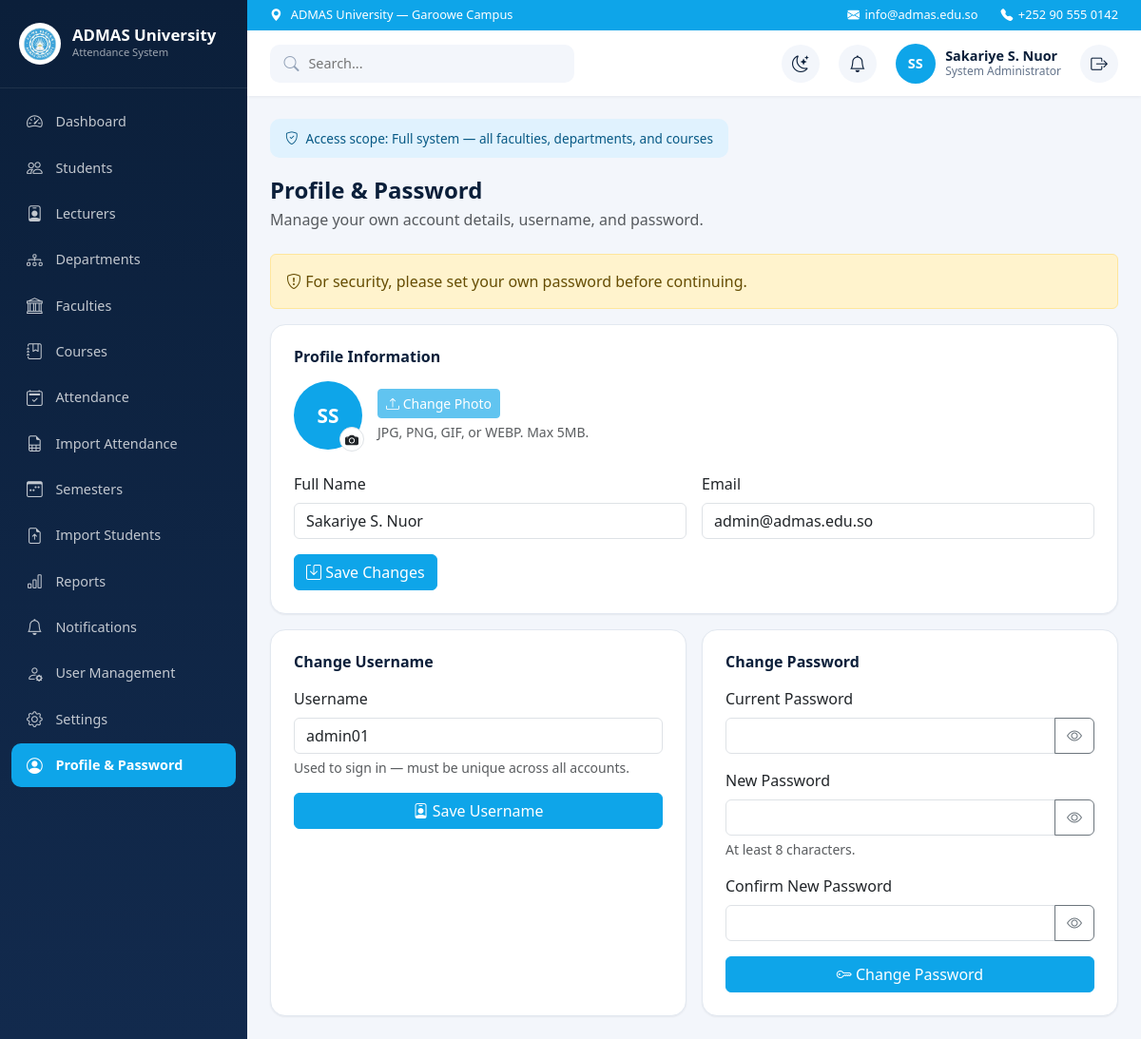
Screenshot of /admin/profile.php (signed in) with the database file from the repository.
### tables this page shows
CREATE TABLE users (
  id             INT UNSIGNED PRIMARY KEY AUTO_INCREMENT,
  username       VARCHAR(60)  NOT NULL UNIQUE,
  password_hash  VARCHAR(255) NOT NULL,       
  full_name      VARCHAR(150) NOT NULL,
  email          VARCHAR(150) NULL UNIQUE,
  photo_path     VARCHAR(255) NULL,           
  role_id        TINYINT UNSIGNED NOT NULL,
  faculty_id     INT UNSIGNED NULL,           
  status         ENUM('active','inactive') NOT NULL DEFAULT 'active',
  must_change_password TINYINT(1) NOT NULL DEFAULT 1,  
  last_login_at  DATETIME NULL,
  created_at     TIMESTAMP DEFAULT CURRENT_TIMESTAMP,
  updated_at     TIMESTAMP DEFAULT CURRENT_TIMESTAMP ON UPDATE CURRENT_TIMESTAMP,
  CONSTRAINT fk_users_role
    FOREIGN KEY (role_id) REFERENCES roles(id),
  CONSTRAINT fk_users_faculty
    FOREIGN KEY (faculty_id) REFERENCES faculties(id) ON DELETE SET NULL
);

### includes/auth.php (called while the page is built, shortened)
<?php
require_once __DIR__ . '/nav_items.php';
function current_user(): ?array
{
    $conn = db();
    $stmt = $conn->prepare('SELECT id, username, full_name, email, photo_path, role_id, faculty_id, status FROM users WHERE id = ?');
    $stmt->bind_param('i', $_SESSION['user_id']);
    $stmt->execute();
    $result = $stmt->get_result();
    $user = $result->fetch_assoc();
    return $user ?: null;
}
function current_role(): string
{
    return (string) ($_SESSION['role'] ?? '');
}

### includes/nav_items.php (called while the page is built, shortened)
<?php
function role_label(string $role): string
{
    $labels = [
        'system_admin' => 'System Administrator',
        'head_academic' => 'Head of Academic Affairs',
        'registration' => 'Registration Office',
        'dean' => 'Dean',
        'lecturer' => 'Lecturer',
        'student' => 'Student',
    ];
    return $labels[$role] ?? $role;
}

### admin/profile.php (the view, shortened to what this page needs)
<?php
require_once __DIR__ . '/../includes/auth.php';
require_once __DIR__ . '/../includes/nav_items.php';
$conn = db();
$currentUser = current_user();
$settings = [];
$settingsResult = $conn->query('SELECT `key`, `value` FROM settings');
if ($settingsResult) {
    while ($row = $settingsResult->fetch_assoc()) {
        $settings[$row['key']] = $row['value'];
    }
}
$profileFormValues = [
    'full_name' => (string) $currentUser['full_name'],
    'email' => (string) ($currentUser['email'] ?? ''),
];
$usernameFormValues = [
    'new_username' => (string) $currentUser['username'],
];
?>
<!DOCTYPE html>
<html lang="en">
<head>
    <link href="https://cdn.jsdelivr.net/npm/bootstrap@5.3.3/dist/css/bootstrap.min.css" rel="stylesheet">
    <link href="https://cdn.jsdelivr.net/npm/bootstrap-icons@1.11.3/font/bootstrap-icons.min.css" rel="stylesheet">
    <link href="<?= htmlspecialchars(BASE_URL) ?>/assets/css/app.css" rel="stylesheet">
</head>
<body>
    <?php include __DIR__ . '/../includes/sidebar.php'; ?>
    <div class="main-content">
        <?php include __DIR__ . '/../includes/topbar.php'; ?>
        <div class="page-body">
            <div class="scope-banner">
                <i class="bi bi-shield-check"></i>
                Access scope: Full system — all faculties, departments, and courses
            </div>
            <div class="d-flex justify-content-between align-items-start flex-wrap gap-2 mb-4">
                <div>
                    <h4 class="fw-bold mb-1" style="color: var(--admas-text);">Profile &amp; Password</h4>
                    <p class="text-muted mb-0">Manage your own account details, username, and password.</p>
                </div>
            </div>
            <?php if (!empty($_SESSION['must_change_password'])): ?>
                <div class="alert alert-warning" role="alert">
                    <i class="bi bi-shield-exclamation"></i>
                    For security, please set your own password before continuing.
                </div>
            <?php endif; ?>
            <div class="admas-card p-4 mb-3">
                <h6 class="fw-bold mb-3" style="color: var(--admas-text);">Profile Information</h6>
                <form method="post" enctype="multipart/form-data" action="<?= htmlspecialchars(BASE_URL) ?>/admin/profile.php" class="d-flex align-items-center gap-3 mb-4">
                    <div class="position-relative" style="width: 72px; height: 72px;">
                        <?php if (!empty($currentUser['photo_path'])): ?>
                            <img id="profilePhotoPreview" class="rounded-circle" width="72" height="72" style="width: 72px; height: 72px; object-fit: cover; border: 2px solid var(--admas-sky);"
                                 src="<?= htmlspecialchars(BASE_URL) ?>/uploads/profile_photos/<?= htmlspecialchars((string) $currentUser['photo_path']) ?>" alt="">
                        <?php else: ?>
                            <div id="profilePhotoPreview" class="d-flex align-items-center justify-content-center rounded-circle"
                                 style="width: 72px; height: 72px; background: var(--admas-sky); color: #fff; font-weight: 700; font-size: 1.3rem;">
                                <?= htmlspecialchars($initials) ?>
                            </div>
                        <?php endif; ?>
                        <label for="profilePhotoInput" class="d-flex align-items-center justify-content-center position-absolute rounded-circle bg-white border"
                               style="width: 26px; height: 26px; bottom: -2px; right: -2px; cursor: pointer;" title="Change photo">
                            <i class="bi bi-camera-fill small"></i>
                        </label>
                    </div>
                    <div>
                        <button type="submit" id="profilePhotoSaveBtn" class="btn btn-primary btn-sm" style="background-color: var(--admas-sky); border-color: var(--admas-sky);" disabled>
                            <i class="bi bi-upload"></i> Change Photo
                        </button>
                        <div class="form-text mb-0">JPG, PNG, GIF, or WEBP. Max 5MB.</div>
                    </div>
                </form>
                <form method="post" action="<?= htmlspecialchars(BASE_URL) ?>/admin/profile.php" class="row g-3">
                    <div class="col-md-6">
                        <label for="fullNameInput" class="form-label">Full Name</label>
                        <input type="text" class="form-control" id="fullNameInput" name="full_name" maxlength="150" required
                               value="<?= htmlspecialchars($profileFormValues['full_name']) ?>">
                    </div>
                    <div class="col-md-6">
                        <label for="emailInput" class="form-label">Email</label>
                        <input type="email" class="form-control" id="emailInput" name="email" maxlength="150"
                               value="<?= htmlspecialchars($profileFormValues['email']) ?>">
                    </div>
                    <div class="col-12">
                        <button type="submit" class="btn btn-primary" style="background-color: var(--admas-sky); border-color: var(--admas-sky);">
                            <i class="bi bi-save"></i> Save Changes
                        </button>
                    </div>
                </form>
            </div>
            <div class="row g-3">
                <div class="col-lg-6">
                    <div class="admas-card p-4 h-100">
                        <h6 class="fw-bold mb-3" style="color: var(--admas-text);">Change Username</h6>
                        <form method="post" action="<?= htmlspecialchars(BASE_URL) ?>/admin/profile.php">
                            <div class="mb-3">
                                <label for="newUsernameInput" class="form-label">Username</label>
                                <input type="text" class="form-control" id="newUsernameInput" name="new_username" maxlength="60" required
                                       value="<?= htmlspecialchars($usernameFormValues['new_username']) ?>">
                                <div class="form-text">Used to sign in — must be unique across all accounts.</div>
                            </div>
                            <button type="submit" class="btn btn-primary w-100" style="background-color: var(--admas-sky); border-color: var(--admas-sky);">
                                <i class="bi bi-person-badge"></i> Save Username
                            </button>
                        </form>
                    </div>
                </div>
                <div class="col-lg-6">
                    <div class="admas-card p-4 h-100">
                        <h6 class="fw-bold mb-3" style="color: var(--admas-text);">Change Password</h6>
                        <form method="post" action="<?= htmlspecialchars(BASE_URL) ?>/admin/profile.php">
                            <div class="mb-3">
                                <label for="currentPasswordInput" class="form-label">Current Password</label>
                                <div class="input-group">
                                    <input type="password" class="form-control" id="currentPasswordInput" name="current_password" required>
                                    <button class="btn btn-outline-secondary toggle-password" type="button" data-target="currentPasswordInput" aria-label="Show password">
                                        <i class="bi bi-eye"></i>
                                    </button>
                                </div>
                            </div>
                            <div class="mb-3">
                                <label for="newPasswordInput" class="form-label">New Password</label>
                                <div class="input-group">
                                    <input type="password" class="form-control" id="newPasswordInput" name="new_password" minlength="8" required>
                                    <button class="btn btn-outline-secondary toggle-password" type="button" data-target="newPasswordInput" aria-label="Show password">
                                        <i class="bi bi-eye"></i>
                                    </button>
                                </div>
                                <div class="form-text">At least 8 characters.</div>
                            </div>
                            <div class="mb-3">
                                <label for="confirmNewPasswordInput" class="form-label">Confirm New Password</label>
                                <div class="input-group">
                                    <input type="password" class="form-control" id="confirmNewPasswordInput" name="confirm_new_password" minlength="8" required>
                                    <button class="btn btn-outline-secondary toggle-password" type="button" data-target="confirmNewPasswordInput" aria-label="Show password">
                                        <i class="bi bi-eye"></i>
                                    </button>
                                </div>
                            </div>
                            <button type="submit" class="btn btn-primary w-100" style="background-color: var(--admas-sky); border-color: var(--admas-sky);">
                                <i class="bi bi-key"></i> Change Password
                            </button>
                        </form>
                    </div>
                </div>
            </div>
        </div>
    </div>
</body>
</html>

### includes/topbar.php (shortened to what this page needs)
<?php
$universityName = $settings['university_name'] ?? 'ADMAS University';
$campus = $settings['campus'] ?? '';
$contactEmail = $settings['contact_email'] ?? '';
$contactPhone = $settings['contact_phone'] ?? '';
$initials = '';
foreach (preg_split('/\s+/', trim((string) ($currentUser['full_name'] ?? ''))) as $part) {
    if ($part !== '') {
        $initials .= mb_strtoupper(mb_substr($part, 0, 1));
    }
}
$initials = mb_substr($initials, 0, 2) ?: '?';
$roleLabel = role_label(current_role());
$notifLinkUrl = null;
$topbarRole = current_role();
if ($topbarRole === 'system_admin' || $topbarRole === 'head_academic') {
    $notifLinkUrl = BASE_URL . '/notifications.php';
}
?>
<div class="header-sticky">
<div class="top-strip">
    <div class="top-strip-left">
        <i class="bi bi-geo-alt-fill"></i>
        <span><?= htmlspecialchars($universityName . ($campus !== '' ? ' — ' . $campus : '')) ?></span>
    </div>
    <div class="top-strip-right">
        <?php if ($contactEmail !== ''): ?>
            <span><i class="bi bi-envelope-fill"></i><?= htmlspecialchars($contactEmail) ?></span>
        <?php endif; ?>
        <?php if ($contactPhone !== ''): ?>
            <span><i class="bi bi-telephone-fill"></i><?= htmlspecialchars($contactPhone) ?></span>
        <?php endif; ?>
    </div>
</div>
<div class="topbar">
    <div class="topbar-search">
        <i class="bi bi-search"></i>
        <input type="text" placeholder="Search...">
    </div>
    <div class="topbar-right">
        <button type="button" id="themeToggleBtn" class="theme-toggle-btn" aria-label="Toggle dark mode" title="Toggle dark mode">
            <i class="bi bi-moon-stars" id="themeToggleIcon"></i>
        </button>
        <?php if ($notifLinkUrl !== null): ?>
            <a href="<?= htmlspecialchars($notifLinkUrl) ?>" class="notif-bell" aria-label="Notifications">
                <i class="bi bi-bell"></i>
            </a>
        <?php else: ?>
            <button type="button" class="notif-bell" aria-label="Notifications">
                <i class="bi bi-bell"></i>
            </button>
        <?php endif; ?>
        <div class="topbar-user">
            <?php if (!empty($currentUser['photo_path'])): ?>
                <img class="avatar-photo" width="42" height="42" src="<?= htmlspecialchars(BASE_URL) ?>/uploads/profile_photos/<?= htmlspecialchars((string) $currentUser['photo_path']) ?>" alt="">
            <?php else: ?>
                <div class="avatar-initials"><?= htmlspecialchars($initials) ?></div>
            <?php endif; ?>
            <div class="user-meta">
                <span class="user-name"><?= htmlspecialchars((string) ($currentUser['full_name'] ?? '')) ?></span>
                <span class="user-role"><?= htmlspecialchars($roleLabel) ?></span>
            </div>
        </div>
        <a href="<?= htmlspecialchars(BASE_URL) ?>/logout.php" class="logout-btn" aria-label="Logout" title="Logout">
            <i class="bi bi-box-arrow-right"></i>
        </a>
    </div>
</div>
</div>

### rows the page displays
users: full_name "Sakariye S. Nuor", email "admin@admas.edu.so", new_username "admin01"

### other values shown
$sidebarUniversityName "ADMAS University"
$item['label'] "Dashboard"
$item['label'] "Students"
$item['label'] "Lecturers"
$item['label'] "Departments"
$item['label'] "Faculties"
$item['label'] "Courses"
$item['label'] "Attendance"
$item['label'] "Import Attendance"
$item['label'] "Semesters"
$item['label'] "Import Students"
$item['label'] "Reports"
$item['label'] "Notifications"
$item['label'] "User Management"
$item['label'] "Settings"
